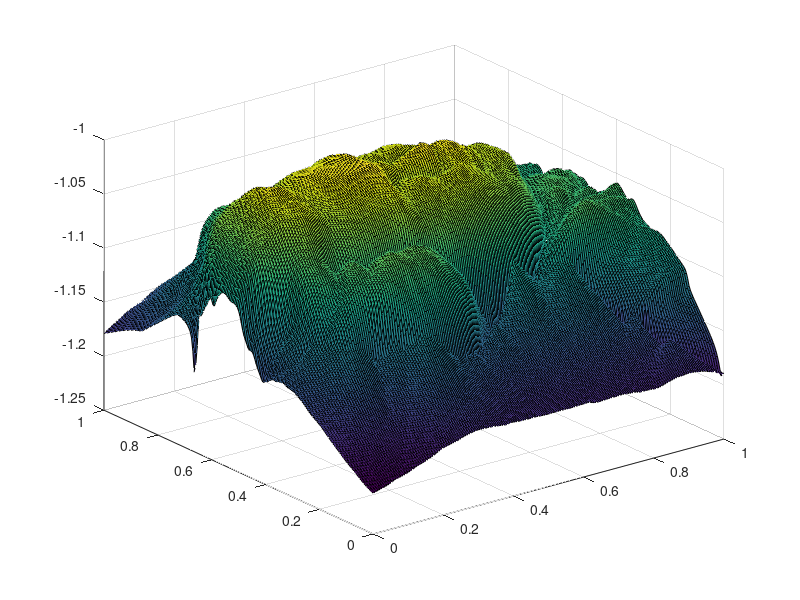

Source code (MATLAB):
load op_neumannf.txt
Z1 = op_neumannf(:,3);
z2 = reshape(Z1,[201,201]);
x = linspace(0,1,201);
y = linspace(0,1,201);
surf(x,y,z2','EdgeColor','black')
%axis([0,1,0,1,-1.2,-0.4])
